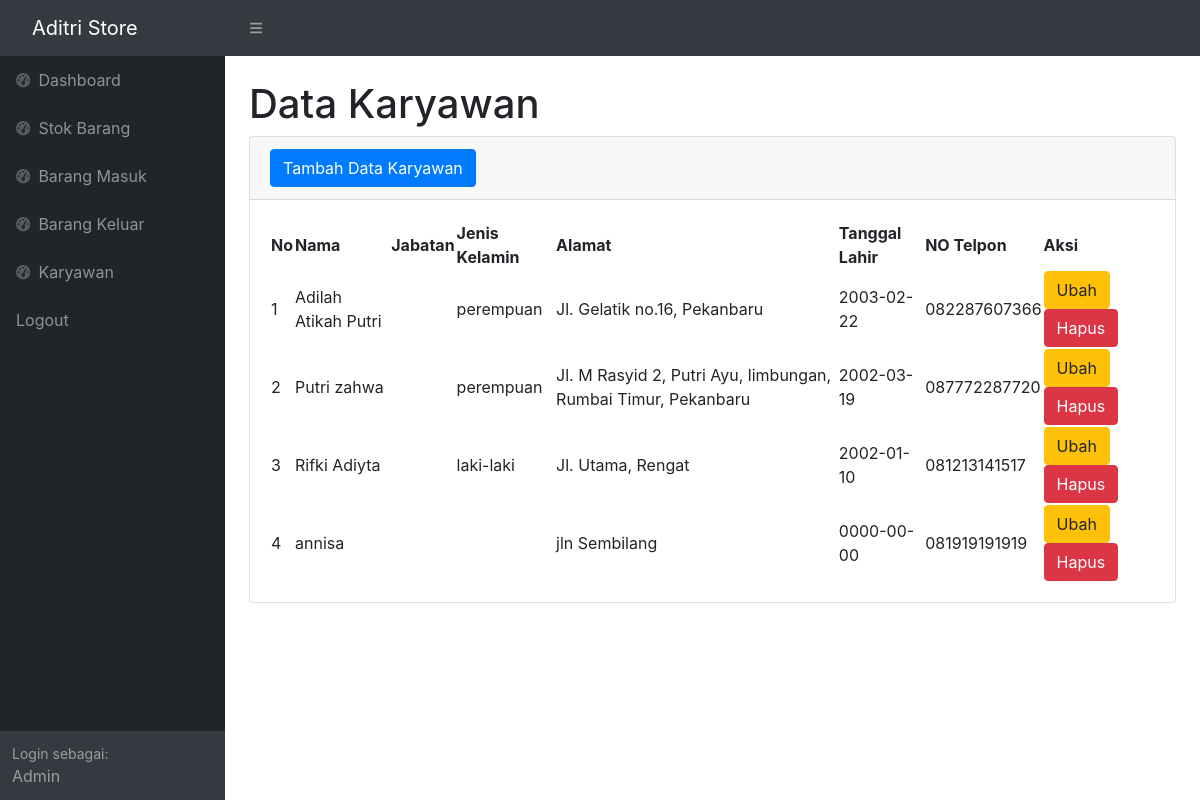
The page /karyawan.php (signed in) on the database its author committed.
### tables this page shows
CREATE TABLE `karyawan` (
  `id_karyawan` varchar(12) NOT NULL,
  `nama` varchar(50) DEFAULT NULL,
  `jenis_kelamin` varchar(15) NOT NULL,
  `alamat` varchar(255) DEFAULT NULL,
  `tanggal_lahir` date NOT NULL,
  `no_telp` varchar(15) DEFAULT NULL
);

### karyawan.php (the view, shortened to what this page needs)
<?php
require 'function.php';
?>
<!DOCTYPE html>
<html lang="en">
<head>
    <link href="https://cdn.jsdelivr.net/npm/simple-datatables@latest/dist/style.css" rel="stylesheet" />
    <link href="css/styles.css" rel="stylesheet" />
</head>
<body class="sb-nav-fixed">
    <nav class="sb-topnav navbar navbar-expand navbar-dark bg-dark">
        <a class="navbar-brand ps-3" href="index.php">Aditri Store</a>
        <button class="btn btn-link btn-sm order-1 order-lg-0 me-4 me-lg-0" id="sidebarToggle" href="#!"><i
                class="fas fa-bars"></i></button>
    </nav>
    <div id="layoutSidenav">
        <div id="layoutSidenav_nav">
            <nav class="sb-sidenav accordion sb-sidenav-dark" id="sidenavAccordion">
                <div class="sb-sidenav-menu">
                    <div class="nav">
                        <a class="nav-link" href="dashboard.php">
                            <div class="sb-nav-link-icon"><i class="fas fa-tachometer-alt"></i></div>
                            Dashboard
                        </a>
                        <a class="nav-link" href="index.php">
                            <div class="sb-nav-link-icon"><i class="fas fa-tachometer-alt"></i></div>
                            Stok Barang
                        </a>
                        <a class="nav-link" href="masuk.php">
                            <div class="sb-nav-link-icon"><i class="fas fa-tachometer-alt"></i></div>
                            Barang Masuk
                        </a>
                        <a class="nav-link" href="keluar.php">
                            <div class="sb-nav-link-icon"><i class="fas fa-tachometer-alt"></i></div>
                            Barang Keluar
                        </a>
                        <a class="nav-link" href="karyawan.php">
                            <div class="sb-nav-link-icon"><i class="fas fa-tachometer-alt"></i></div>
                            Karyawan
                        </a>
                        <a class="nav-link" href="logout.php">
                            Logout
                        </a>
                    </div>
                </div>
                <div class="sb-sidenav-footer">
                    <div class="small">Login sebagai:</div>
                    Admin
                </div>
            </nav>
        </div>
        <div id="layoutSidenav_content">
            <main>
                <div class="container-fluid px-4">
                    <h1 class="mt-4">Data Karyawan</h1>
                    <div class="card mb-4">
                        <div class="card-header">
                            <button type="button" class="btn btn-primary" data-toggle="modal" data-target="#myModal">
                                Tambah Data Karyawan
                            </button>
                        </div>
                        <div class="card-body">
                            <table id="datatablesSimple">
                                <thead>
                                    <tr>
                                        <th>No</th>
                                        <th>Nama</th>
                                        <th>Jabatan</th>
                                        <th>Jenis Kelamin</th>
                                        <th>Alamat</th>
                                        <th>Tanggal Lahir</th>
                                        <th>NO Telpon</th>
                                        <th>Aksi</th>
                                    </tr>
                                </thead>
                                <tbody>
                                    <?php
                                    $ambilsemuadatakaryawan = mysqli_query($conn, "select * from karyawan");
                                    $i = 1;
                                    while($data=mysqli_fetch_array($ambilsemuadatakaryawan)){
                                        $nama = $data['nama'];
                                        $jabatan = $data['jabatan'];
                                        $jenis_kelamin = $data['jenis_kelamin'];
                                        $alamat = $data['alamat'];
                                        $tanggal_lahir = $data['tanggal_lahir'];
                                        $no_telpon = $data['no_telp'];
                                        $idkar = $data['id_karyawan'];
                                    ?>
                                    <tr>
                                        <td><?=$i++;?></td>
                                        <td><?=$nama;?></td>
                                        <td><?=$jabatan;?></td>
                                        <td><?=$jenis_kelamin;?></td>
                                        <td><?=$alamat;?></td>
                                        <td><?=$tanggal_lahir;?></td>
                                        <td><?=$no_telpon;?></td>
                                        <td>
                                            <button type="button" class="btn btn-warning" data-toggle="modal"
                                                data-target="#ubah<?=$idkar;?>">
                                                Ubah
                                            </button>
                                            <button type="button" class="btn btn-danger" data-toggle="modal"
                                                data-target="#hapus<?=$idkar;?>">
                                                Hapus
                                            </button>
                                        </td>
                                    </tr>
                                    <?php
                                    };
                                    ?>
                                </tbody>
                            </table>
                        </div>
                    </div>
                </div>
            </main>
        </div>
    </div>
    <link rel="stylesheet" href="https://cdn.jsdelivr.net/npm/bootstrap@4.6.1/dist/css/bootstrap.min.css">
</body>
</body>
</html>

### rows shown on the page
karyawan: nama "Adilah Atikah Putri", jenis_kelamin "perempuan", alamat "Jl. Gelatik no.16, Pekanbaru", tanggal_lahir "2003-02-22", no_telp "082287607366"
karyawan: nama "Putri zahwa", jenis_kelamin "perempuan", alamat "Jl. M Rasyid 2, Putri Ayu, limbungan, Rumbai Timur, Pekanbaru", tanggal_lahir "2002-03-19", no_telp "087772287720"
karyawan: nama "Rifki Adiyta", jenis_kelamin "laki-laki", alamat "Jl. Utama, Rengat", tanggal_lahir "2002-01-10", no_telp "081213141517"
karyawan: nama "annisa", alamat "jln Sembilang", tanggal_lahir "0000-00-00", no_telp "081919191919"
